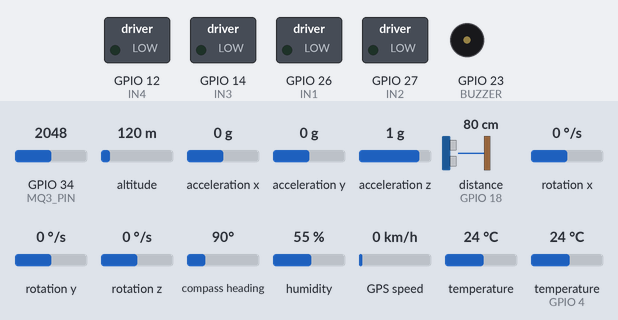
Recording of a sketch running on a simulated ESP32-S3. On the bench: switched loads named in the sketch (green lamp = pin HIGH), buzzer (waves = sounding, pin HIGH). Wiring (inferred from the names in the program): ultrasonic range finder: trigger GPIO 5; echo GPIO 18. The inputs (shaded band) are chosen by the test bench; at power-on: GPIO 34 (MQ3_PIN) = 2048, altitude 120 m, acceleration x 0 g, acceleration y 0 g, acceleration z 1 g, distance to the obstacle (sensor on GPIO 18) 80 cm, rotation x 0 °/s, rotation y 0 °/s, rotation z 0 °/s, compass heading 90°, humidity 55 %, GPS speed 0 km/h, temperature 24 °C, temperature (sensor on GPIO 4) 24 °C. The echo pulse lasts 58.3 µs per cm; storage starts empty; the GPS gets a fix after 3 s at 37.7749, -122.4194 with 8 satellites; the camera gives no picture; the modem accepts every AT command (registered, SIM ready, sends succeed) and sends nothing else; pins used as bus, display or sensor lines are not drawn; what the sketch prints to the serial monitor is not drawn.

Above: at 0.0 s.
At 0.4 s:
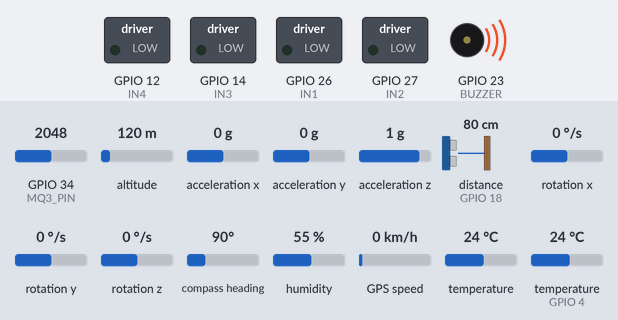
Timing chart, 0 to 1.9 s (numbered marks = the images above):
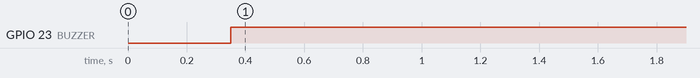

Measured:
- by itself, GPIO 23 (BUZZER): LOW → HIGH at 0.35 s

The sketch:

blackbox_code.cpp.ino
```cpp
#include <WiFi.h>
#include <WebServer.h>
#include <Wire.h>
#include <SPI.h>
#include <SD.h>
#include <DHT.h>
#include <Adafruit_MPU6050.h>
#include <Adafruit_Sensor.h>
#include <TinyGPSPlus.h>
#include "esp_camera.h"
#include <time.h>

// ----------- WiFi -----------
const char* ssid = "ESP32_CAR";
const char* password = "12345678";
WebServer server(80);

// ----------- Motor Pins -----------
int IN1 = 26;
int IN2 = 27;
int IN3 = 14;
int IN4 = 12;

// ----------- Buzzer -----------
#define BUZZER 23

// ----------- Sensors -----------
Adafruit_MPU6050 mpu;
#define DHTPIN 4
#define DHTTYPE DHT11
DHT dht(DHTPIN, DHTTYPE);

#define TRIG 5
#define ECHO 18
#define MQ3_PIN 34

// ----------- GPS & GSM -----------
HardwareSerial gpsSerial(1);
HardwareSerial gsmSerial(2);
TinyGPSPlus gps;

// ----------- SD Card -----------
#define SD_CS 13
#define LOG_FILE "/log.txt"
#define MAX_DAYS 7
File logFile;

// ----------- Thresholds -----------
#define TEMP_THRESHOLD 30
#define DIST_THRESHOLD 10
#define TILT_THRESHOLD 45
#define ALCOHOL_THRESHOLD 2000

// ----------- CAMERA SETUP -----------
void initCamera() {
  camera_config_t config;

  config.ledc_channel = LEDC_CHANNEL_0;
  config.ledc_timer = LEDC_TIMER_0;
  config.pixel_format = PIXFORMAT_JPEG;
  config.frame_size = FRAMESIZE_VGA;
  config.jpeg_quality = 12;
  config.fb_count = 1;

  // ⚠️ Change pins based on your ESP32-S3 board
  config.pin_d0 = 9;
  config.pin_d1 = 8;
  config.pin_d2 = 7;
  config.pin_d3 = 6;
  config.pin_d4 = 5;
  config.pin_d5 = 4;
  config.pin_d6 = 3;
  config.pin_d7 = 2;
  config.pin_xclk = 10;
  config.pin_pclk = 11;
  config.pin_vsync = 12;
  config.pin_href = 13;
  config.pin_sccb_sda = 14;
  config.pin_sccb_scl = 15;
  config.pin_pwdn = -1;
  config.pin_reset = -1;

  esp_camera_init(&config);
}

// ----------- CAPTURE IMAGE -----------
void capturePhoto() {
  camera_fb_t * fb = esp_camera_fb_get();

  if (!fb) {
    Serial.println("Camera failed");
    return;
  }

  String path = "/img_" + String(millis()) + ".jpg";

  File file = SD.open(path, FILE_WRITE);
  if (file) {
    file.write(fb->buf, fb->len);
    file.close();
    Serial.println("Saved: " + path);
  }

  esp_camera_fb_return(fb);
}

// ----------- TIME STAMP -----------
String getTimeStamp() {
  return String(millis() / 1000); // seconds
}

// ----------- CLEAN OLD LOGS (7 DAYS) -----------
void cleanOldLogs() {
  File file = SD.open(LOG_FILE);
  if (!file) return;

  File temp = SD.open("/temp.txt", FILE_WRITE);

  while (file.available()) {
    String line = file.readStringUntil('\n');

    int idx = line.indexOf(',');
    long logTime = line.substring(0, idx).toInt();

    if ((millis()/1000 - logTime) <= (MAX_DAYS * 86400)) {
      temp.println(line);
    }
  }

  file.close();
  temp.close();

  SD.remove(LOG_FILE);
  SD.rename("/temp.txt", LOG_FILE);
}

// ----------- SAVE LOG -----------
void saveLog(String data) {
  File file = SD.open(LOG_FILE, FILE_APPEND);
  if (file) {
    file.println(getTimeStamp() + "," + data);
    file.close();
  }
}

// ----------- DISTANCE -----------
float getDistance() {
  digitalWrite(TRIG, LOW);
  delayMicroseconds(2);
  digitalWrite(TRIG, HIGH);
  delayMicroseconds(10);
  digitalWrite(TRIG, LOW);
  long duration = pulseIn(ECHO, HIGH);
  return duration * 0.034 / 2;
}

// ----------- GPS LOCATION -----------
String getLocation() {
  while (gpsSerial.available()) {
    gps.encode(gpsSerial.read());
  }
  if (gps.location.isValid()) {
    return String(gps.location.lat(), 6) + "," +
           String(gps.location.lng(), 6);
  }
  return "No GPS";
}

// ----------- SMS -----------
void sendSMS(String msg) {
  gsmSerial.println("AT+CMGF=1");
  delay(1000);
  gsmSerial.println("AT+CMGS=\"+91XXXXXXXXXX\"");
  delay(1000);
  gsmSerial.print(msg);
  gsmSerial.write(26);
  delay(3000);
}

// ----------- SETUP -----------
void setup() {
  Serial.begin(115200);

  pinMode(IN1, OUTPUT);
  pinMode(IN2, OUTPUT);
  pinMode(IN3, OUTPUT);
  pinMode(IN4, OUTPUT);

  pinMode(TRIG, OUTPUT);
  pinMode(ECHO, INPUT);

  pinMode(BUZZER, OUTPUT);

  dht.begin();
  mpu.begin();

  gpsSerial.begin(9600, SERIAL_8N1, 16, 17);
  gsmSerial.begin(9600, SERIAL_8N1, 25, 33);

  WiFi.softAP(ssid, password);
  server.begin();

  SD.begin(SD_CS);

  initCamera(); // 📷 CAMERA INIT
}

// ----------- LOOP -----------
void loop() {

  float temp = dht.readTemperature();
  float dist = getDistance();
  int alcohol = analogRead(MQ3_PIN);

  sensors_event_t a, g, t;
  mpu.getEvent(&a, &g, &t);

  float accel = sqrt(a.acceleration.x*a.acceleration.x +
                     a.acceleration.y*a.acceleration.y +
                     a.acceleration.z*a.acceleration.z);

  float tilt = atan2(a.acceleration.x,
                     sqrt(a.acceleration.y*a.acceleration.y +
                          a.acceleration.z*a.acceleration.z)) * 180 / PI;

  bool alert = false;

  if (temp > TEMP_THRESHOLD ||
      dist < DIST_THRESHOLD ||
      abs(tilt) > TILT_THRESHOLD ||
      alcohol > ALCOHOL_THRESHOLD ||
      accel > 3) {
    alert = true;
  }

  // ----------- BUZZER -----------
  digitalWrite(BUZZER, alert ? HIGH : LOW);

  // ----------- CAMERA TRIGGER -----------
  if (alert) {
    capturePhoto();  // 📷 TAKE PHOTO
  }

  // ----------- SAVE DATA -----------
  String data = "Temp:" + String(temp) +
                ",Dist:" + String(dist) +
                ",Alcohol:" + String(alcohol) +
                ",Accel:" + String(accel) +
                ",Tilt:" + String(tilt) +
                ",GPS:" + getLocation();

  saveLog(data);

  // ----------- CLEAN OLD DATA -----------
  cleanOldLogs();

  // ----------- SMS -----------
  if (alert) {
    sendSMS("ACCIDENT! https://maps.google.com/?q=" + getLocation());
    delay(10000);
  }

  delay(1000);
}
```
